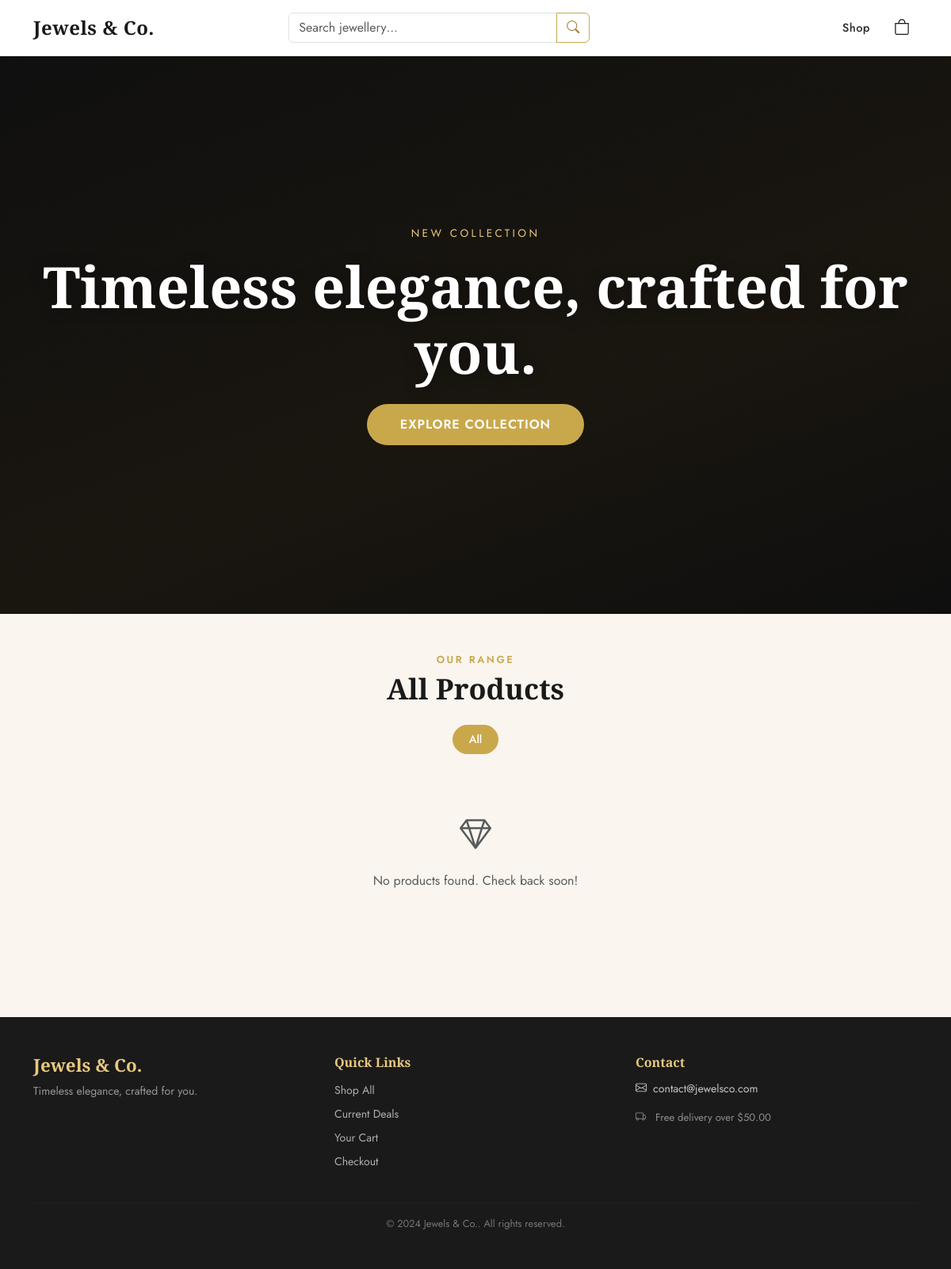
The page / on the database its author committed.
### app/models.py (models this page shows, shortened)
class SiteSettings(db.Model):
    __tablename__ = "site_settings"
    id    = db.Column(db.Integer, primary_key=True)
    key   = db.Column(db.String(100), unique=True, nullable=False, index=True)
    value = db.Column(db.Text, nullable=False, default="")

### app/main.py (the view)
@main_bp.route("/")
def index():
    settings   = get_settings()
    categories = Category.query.order_by(Category.sort_order).all()
    featured = (Product.query
                .filter_by(is_active=True, is_featured=True)
                .order_by(Product.created_at.desc())
                .limit(8).all())
    deals = (Product.query
             .filter_by(is_active=True, is_deal=True)
             .order_by(Product.created_at.desc())
             .limit(8).all())
    page = request.args.get("page", 1, type=int)
    category_slug = request.args.get("category", "")
    search_query  = request.args.get("q", "").strip()
    products_query = Product.query.filter_by(is_active=True)
    if category_slug:
        cat = Category.query.filter_by(slug=category_slug).first()
        if cat:
            products_query = products_query.filter_by(category_id=cat.id)
    if search_query:
        products_query = products_query.filter(
            Product.name.ilike(f"%{search_query}%")
        )
    products = products_query.order_by(Product.created_at.desc()).paginate(
        page=page, per_page=12, error_out=False
    )
    return render_template(
        "index.html",
        settings=settings,
        categories=categories,
        featured=featured,
        deals=deals,
        products=products,
        active_category=category_slug,
        search_query=search_query,
    )

### app/main.py (called while the page is built)
@main_bp.context_processor
def inject_globals():
    settings = get_settings()
    cart = get_cart()
    cart_count = sum(v["qty"] for v in cart.values())
    return {"settings": settings, "cart_count": cart_count}

### app/utils.py (called while the page is built)
def get_cart() -> dict:
    return session.setdefault(CART_SESSION_KEY, {})

def get_settings() -> dict:
    from app.models import SiteSettings
    return {row.key: row.value for row in SiteSettings.query.all()}

### app/templates/index.html (shortened to what this page needs)
{% extends "base.html" %}
{% block content %}
<section class="hero-section"
  >
  <div class="hero-overlay"></div>
  <div class="container hero-content text-center">
    <p class="hero-sub animate-fade-up">New Collection</p>
    <h1 class="hero-title animate-fade-up">{{ settings.site_tagline or 'Timeless Elegance' }}</h1>
    <a href="#shop" class="btn btn-hero mt-3 animate-fade-up">Explore Collection</a>
  </div>
</section>
<section class="section-shop py-5" id="shop">
  <div class="container">
    <div class="section-header text-center mb-4">
      <p class="section-label">Our Range</p>
      <h2 class="section-title">All Products</h2>
    </div>
    <div class="filter-pills d-flex flex-wrap gap-2 justify-content-center mb-4">
      <a href="{{ url_for('main_bp.index') }}"
         class="filter-pill {% if not active_category %}active{% endif %}">All</a>
    </div>
    {% if products.items %}
    <div class="row g-4">
      {% for p in products.items %}
      <div class="col-6 col-md-4 col-lg-3">
        {% include "_product_card.html" %}
      </div>
      {% endfor %}
    </div>
    {% if products.pages > 1 %}
    <nav class="d-flex justify-content-center mt-5" aria-label="Products pagination">
      <ul class="pagination pagination-gold">
        {% if products.has_prev %}
        <li class="page-item">
          <a class="page-link"
             href="{{ url_for('main_bp.index', page=products.prev_num,
                              category=active_category, q=search_query) }}">
            &laquo; Prev
          </a>
        </li>
        {% endif %}
        {% for p in products.iter_pages(left_edge=2, right_edge=2, left_current=2, right_current=2) %}
          {% if p %}
          <li class="page-item {% if p == products.page %}active{% endif %}">
            <a class="page-link"
               href="{{ url_for('main_bp.index', page=p,
                                category=active_category, q=search_query) }}">{{ p }}</a>
          </li>
          {% else %}
          <li class="page-item disabled"><span class="page-link">…</span></li>
          {% endif %}
        {% endfor %}
        {% if products.has_next %}
        <li class="page-item">
          <a class="page-link"
             href="{{ url_for('main_bp.index', page=products.next_num,
                              category=active_category, q=search_query) }}">
            Next &raquo;
          </a>
        </li>
        {% endif %}
      </ul>
    </nav>
    {% endif %}
    {% else %}
    <div class="empty-state text-center py-5">
      <i class="bi bi-gem fs-1 text-muted"></i>
      <p class="mt-3 text-muted">No products found. Check back soon!</p>
    </div>
    {% endif %}
  </div>
</section>
{% endblock %}

### app/templates/base.html (shortened to what this page needs)
<!DOCTYPE html>
<html lang="en">
<head>
  <link href="https://cdn.jsdelivr.net/npm/bootstrap@5.3.2/dist/css/bootstrap.min.css" rel="stylesheet">
  <link href="https://cdn.jsdelivr.net/npm/bootstrap-icons@1.11.3/font/bootstrap-icons.min.css" rel="stylesheet">
  <link rel="stylesheet" href="{{ url_for('static', filename='css/style.css') }}">
</head>
<body>
<nav class="navbar navbar-expand-lg sticky-top site-navbar">
  <div class="container">
    <a class="navbar-brand d-flex align-items-center gap-2" href="{{ url_for('main_bp.index') }}">
      {% if settings.logo_image %}
        <img src="{{ url_for('static', filename=settings.logo_image) }}"
             alt="{{ settings.site_name }}" height="46" class="brand-logo">
      {% else %}
        <span class="brand-name">{{ settings.site_name or 'Jewels & Co.' }}</span>
      {% endif %}
    </a>
    <div class="collapse navbar-collapse" id="mainNav">
      <form class="d-flex mx-auto nav-search" action="{{ url_for('main_bp.index') }}" method="get">
        <div class="input-group">
          <input class="form-control" type="search" name="q"
                 placeholder="Search jewellery…"
                 value="{{ request.args.get('q', '') }}" aria-label="Search">
          <button class="btn btn-outline-gold" type="submit">
            <i class="bi bi-search"></i>
          </button>
        </div>
      </form>
      <ul class="navbar-nav ms-auto align-items-center gap-1">
        <li class="nav-item">
          <a class="nav-link" href="{{ url_for('main_bp.index') }}">Shop</a>
        </li>
        <li class="nav-item ms-1">
          <a class="btn btn-cart position-relative" href="{{ url_for('main_bp.cart') }}">
            <i class="bi bi-bag fs-5"></i>
          </a>
        </li>
      </ul>
    </div>
  </div>
</nav>
{% block content %}{% endblock %}
<footer class="site-footer mt-5 py-5">
  <div class="container">
    <div class="row g-4">
      <div class="col-md-4">
        {% if settings.logo_image %}
          <img src="{{ url_for('static', filename=settings.logo_image) }}"
               alt="{{ settings.site_name }}" height="40" class="mb-3 brand-logo-footer">
        {% else %}
          <h5 class="footer-brand">{{ settings.site_name }}</h5>
        {% endif %}
        <p class="footer-tagline">{{ settings.site_tagline }}</p>
      </div>
      <div class="col-md-4">
        <h6 class="footer-heading">Quick Links</h6>
        <ul class="list-unstyled footer-links">
          <li><a href="{{ url_for('main_bp.index') }}">Shop All</a></li>
          <li><a href="{{ url_for('main_bp.index') }}?deals=1">Current Deals</a></li>
          <li><a href="{{ url_for('main_bp.cart') }}">Your Cart</a></li>
          <li><a href="{{ url_for('main_bp.checkout') }}">Checkout</a></li>
        </ul>
      </div>
      <div class="col-md-4">
        <h6 class="footer-heading">Contact</h6>
        {% if settings.contact_email %}
          <p class="footer-contact">
            <i class="bi bi-envelope me-2"></i>{{ settings.contact_email }}
          </p>
        {% endif %}
        <p class="footer-delivery mt-3">
          <i class="bi bi-truck me-2"></i>
          {% if settings.free_delivery_threshold and settings.free_delivery_threshold|float > 0 %}
            Free delivery over {{ settings.currency_symbol }}{{ settings.free_delivery_threshold }}
          {% else %}
            Delivery: {{ settings.currency_symbol }}{{ settings.delivery_cost }}
          {% endif %}
        </p>
      </div>
    </div>
    <hr class="footer-divider mt-4">
    <p class="text-center footer-copy mb-0">
      &copy; {{ 2024 }} {{ settings.site_name }}. All rights reserved.
    </p>
  </div>
</footer>
</body>
</html>

### app/static/css/style.css (style rules this page uses)
:root { --gold: #c9a84c; --gold-light: #e8c97e; --gold-dark: #a07830; --charcoal: #1a1a1a; --charcoal-2: #2b2b2b; --charcoal-3: #3d3d3d; --cream: #faf6ef; --off-white: #f5f0e8; --text-dark: #2c2c2c; --text-muted: #7a7a7a; --radius-sm: 6px; --radius: 12px; --radius-lg: 20px; --shadow: 0 4px 20px rgba(0,0,0,.08); --shadow-lg: 0 8px 40px rgba(0,0,0,.14); --transition: all 0.25s ease; }
*, *::before, *::after { box-sizing: border-box; }
body { font-family: 'Jost', sans-serif; color: var(--text-dark); background: var(--cream); -webkit-font-smoothing: antialiased; }
h1, h2, h3, h4, h5 { font-family: 'Playfair Display', serif; font-weight: 600; }
a { color: var(--gold-dark); text-decoration: none; }
.site-navbar { background: rgba(255,255,255,.97); backdrop-filter: blur(10px); border-bottom: 1px solid rgba(201,168,76,.2); padding: 12px 0; transition: var(--transition); }
.brand-name { font-family: 'Playfair Display', serif; font-size: 1.5rem; font-weight: 700; color: var(--charcoal); letter-spacing: .02em; }
.nav-search { width: min(380px, 100%); }
.navbar .nav-link { color: var(--text-dark); font-weight: 500; font-size: .92rem; letter-spacing: .03em; padding: 6px 12px !important; border-radius: var(--radius-sm); transition: var(--transition); }
.btn-outline-gold { border-color: var(--gold); color: var(--gold-dark); }
.btn-cart { position: relative; background: transparent; color: var(--charcoal); border: none; padding: 6px 10px; border-radius: var(--radius); transition: var(--transition); }
.hero-section { position: relative; min-height: 88vh; display: flex; align-items: center; justify-content: center; background: var(--charcoal) center center / cover no-repeat; overflow: hidden; }
.hero-overlay { position: absolute; inset: 0; background: linear-gradient( 160deg, rgba(10,10,10,.65) 0%, rgba(26,18,5,.5) 60%, rgba(10,10,10,.7) 100% ); }
.hero-content { position: relative; z-index: 2; padding: 60px 20px; }
.hero-sub { font-size: .85rem; letter-spacing: .25em; text-transform: uppercase; color: var(--gold-light); margin-bottom: 16px; }
.hero-title { font-family: 'Playfair Display', serif; font-size: clamp(2.4rem, 6vw, 4.5rem); font-weight: 700; color: #fff; line-height: 1.15; text-shadow: 0 2px 20px rgba(0,0,0,.3); }
.btn-hero { background: var(--gold); color: white; border: none; padding: 14px 42px; font-size: 1rem; font-weight: 600; letter-spacing: .06em; border-radius: 50px; transition: var(--transition); text-transform: uppercase; }
.animate-fade-up { animation: fadeUp .8s ease both; }
.animate-fade-up:nth-child(2) { animation-delay: .15s; }
.animate-fade-up:nth-child(3) { animation-delay: .30s; }
.section-label { font-size: .8rem; letter-spacing: .2em; text-transform: uppercase; color: var(--gold); font-weight: 600; margin-bottom: 6px; }
.section-title { font-family: 'Playfair Display', serif; font-size: clamp(1.6rem, 3vw, 2.4rem); font-weight: 700; color: var(--charcoal); margin-bottom: 0; }
.filter-pill { display: inline-block; padding: 7px 20px; border: 1.5px solid rgba(201,168,76,.4); border-radius: 50px; font-size: .88rem; font-weight: 500; color: var(--text-dark); transition: var(--transition); background: white; }
.filter-pill:hover, .filter-pill.active { background: var(--gold); border-color: var(--gold); color: white; text-decoration: none; }
.site-footer { background: var(--charcoal); color: rgba(255,255,255,.75); }
.footer-brand { font-family: 'Playfair Display', serif; font-size: 1.4rem; color: var(--gold-light); }
.footer-tagline { font-size: .88rem; color: rgba(255,255,255,.55); }
.footer-heading { font-family: 'Playfair Display', serif; font-size: 1rem; font-weight: 700; color: var(--gold-light); margin-bottom: 12px; }
.footer-links li { margin-bottom: 6px; }
.footer-links a { color: rgba(255,255,255,.65); font-size: .88rem; }
.footer-contact { font-size: .88rem; margin-bottom: 4px; }
.footer-delivery { font-size: .82rem; color: rgba(255,255,255,.5); }
.footer-divider { border-color: rgba(255,255,255,.1); }
.footer-copy { font-size: .8rem; color: rgba(255,255,255,.4); }
.section-shop { background: var(--cream); }

### rows shown on the page
SiteSettings: value "Jewels & Co.", site_name "Jewels & Co."
SiteSettings: value "Timeless elegance, crafted for you.", site_tagline "Timeless elegance, crafted for you."
SiteSettings: contact_email "contact@jewelsco.com"
SiteSettings: free_delivery_threshold "50.00"

### other values the page prints
{{ settings.currency_symbol }} "$"
{{ 2024 }} "2024"
